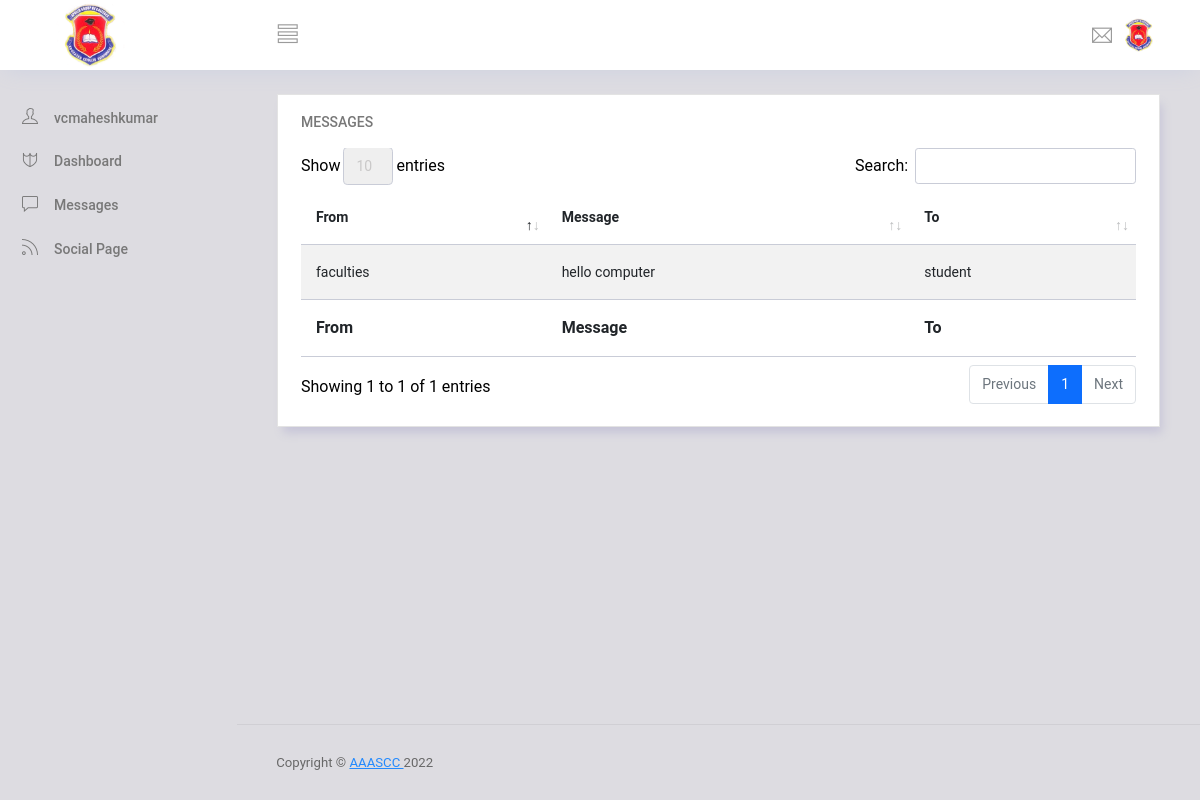
Page /students/messages.php (signed in) on the committed database.
### tables this page shows
CREATE TABLE `message` (
  `id` int(11) NOT NULL,
  `msgname` varchar(255) NOT NULL,
  `msgfrom` varchar(255) NOT NULL,
  `msgmessage` varchar(255) NOT NULL,
  `msgto` varchar(255) NOT NULL
);

### students/messages.php (the view, shortened to what this page needs)
<?php
require "includes/headers.php";
?>
            <div class="main-panel">
                <div class="content-wrapper">
                    <div class="row">
                        <div class="col-lg-12 grid-margin stretch-card">
                            <div class="card">
                                <div class="card-body">
                                    <h4 class="card-title">Messages</h4>
                                    <div class="table-responsive">
                                        <table class="table table-striped" id="dataTable" width="100%" cellspacing="0">
                                            <thead>
                                                <tr>
                                                    <th>From</th>
                                                    <th>Message</th>
                                                    <th>To</th>
                                                </tr>
                                            </thead>
                                            <tfoot>
                                                <tr>
                                                    <th>From</th>
                                                    <th>Message</th>
                                                    <th>To</th>
                                                </tr>
                                            </tfoot>
                                            <tbody>
                                            <?php
                                                $msgSql = "SELECT * FROM message";
                                                $msgQuery = $conn->query($msgSql);
                                                while($msgRow = $msgQuery->fetch_assoc()){
                                                    if($msgRow['msgto'] == 'student'){
                                                ?>
                                                <tr>
                                                <td>
                                                    <?php if($msgRow['msgfrom'] == 'user'){
                                                        echo "faculties";
                                                        }else{
                                                            echo $msgRow['msgfrom'];
                                                        }?>
                                                </td>
                                                    <td><?php echo $msgRow['msgmessage'];?></td>
                                                    <td>
                                                        <?php if($msgRow['msgto'] == 'users'){
                                                        echo "faculties";
                                                        }else{
                                                            echo $msgRow['msgto'];
                                                        }?>
                                                    </td>
                                                </tr>
                                                <?php
                                                    }
                                                }
                                                ?>
                                            </tbody>
                                        </table>
                                    </div>
                                </div>
                            </div>
                        </div>
                    </div>
                </div>
<?php
include "includes/footers.php";
?>

### rows in the picture
message: msgfrom "faculties", msgmessage "hello computer", msgto "student"

### other values in the picture
$_SESSION['student_name'] "vcmaheshkumar"
